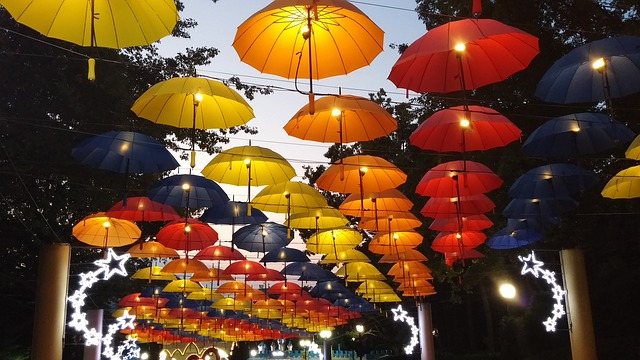
#> input picture assignment1/images/umbrellas.jpg, 640 x 360 px
$ python exercise1.py   (older library calls are emulated)
#> lines starting #> are read from the running program, lines starting #| are printed output that depends on the picture; long printed decimals are rounded
### assignment1/UZ_utils.py
"""
Before the first run, you need to have all necessary Python packages installed. For
that we highly recommend firstly creating Virtual Environment, to have your
development environment seperated from other projects (https://docs.python.org/3/tutorial/venv.html).

In system terminal then run: "pip install numpy opencv-python matplotlib Pillow"
"""

import numpy as np
import cv2
from matplotlib import pyplot as plt
from PIL import Image


def imread(path):
    """
    Reads an image in RGB order. Image type is transformed from uint8 to float, and
    range of values is reduced from [0, 255] to [0, 1].
    """
#> called with path = 'images/umbrellas.jpg'
    I = Image.open(path).convert('RGB')  # PIL image.
#> I is the input picture: PIL image 640x360 RGB; mean R, G, B 105.2, 72.9, 47.4
    I = np.asarray(I)  # Converting to Numpy array.
    I = I.astype(np.float64) / 255
#> I: shape (360, 640, 3) float64
    return I


# [54 lines left out: functions imread_gray, imshow, signal_show, convolve, not called in this run]


# [25 lines that do not run on import are left out]

### assignment1/exercise1.py
import numpy as np
import cv2
from matplotlib import pyplot as plt
from PIL import Image

from UZ_utils import *

# a) ----------------------------------------------------------------------------
Img = imread('images/umbrellas.jpg') # --> Image values are from [0,1] float

# Creation of the plot
plt.subplot(2,2,1)
plt.imshow(Img)
plt.title('Original Image')


# Dimensions
height, width, channels = Img.shape
#> height = 360; width = 640; channels = 3

# b) ----------------------------------------------------------------------------
# I separate each color
I_red = Img[:,:,0]
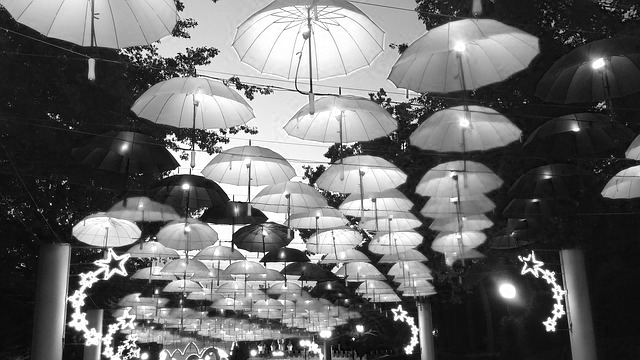
#> I_red: shape (360, 640) float64; min 0, max 1, mean 0.413
I_green = Img[:,:,1]
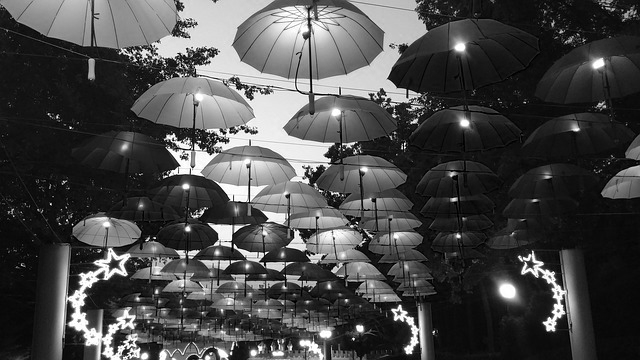
#> I_green: shape (360, 640) float64; min 0, max 1, mean 0.286
I_blue = Img[:,:,2]
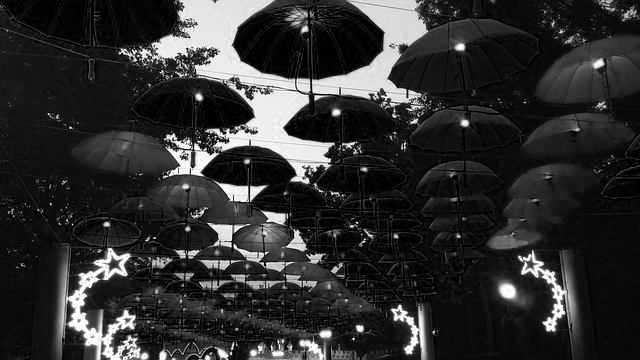
#> I_blue: shape (360, 640) float64; min 0, max 1, mean 0.186

# I sum all 3 channels together and divide by 3 so I get the "value of intensity"
I_gray = ( (I_red + I_green + I_blue) / 3)
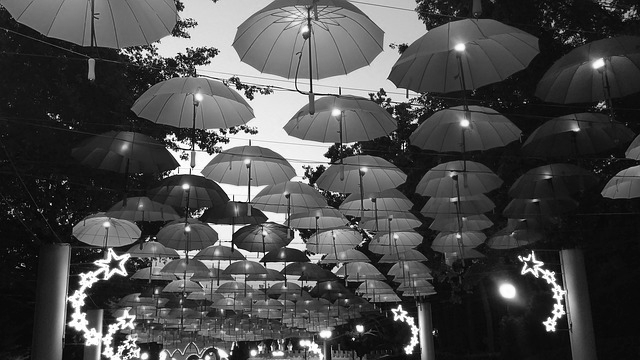
#> I_gray: shape (360, 640) float64; min 0, max 1, mean 0.295
plt.subplot(2,2,2)
plt.imshow(I_gray, cmap="gray")
plt.title('Grayscale')

# c) ----------------------------------------------------------------------------
# Display a specific part of the image using only one channel to have a grayscale image
# I'll use the green channel, and the part of the image will be delimited by 130:260 - height, 240:450 - width
# In the end -> [130:260, 240:450, 1]
I_part = Img[130:260, 240:450, 1]
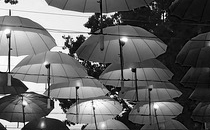
#> I_part: shape (130, 210) float64; min 0, max 1, mean 0.391
plt.subplot(2,2,3)
plt.imshow(I_part, cmap="gray")
plt.title('Chop of the Image')

# d) ----------------------------------------------------------------------------
# Replace only a part of the image inverting it
# I'll use the same part as I_part but on all channels
I_part_inv = 1 - Img[130:260, 240:450, :]
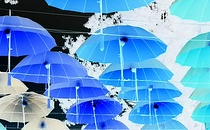
#> I_part_inv: shape (130, 210, 3) float64; mean R, G, B 0.387, 0.609, 0.816
h, w, c= I_part_inv.shape
#> h = 130; w = 210; c = 3
print(h,w,c)
#| 130 210 3
# I save the original image in I_inv
I_inv = Img
# Now I change the part where it is inverted
I_inv[130:260, 240:450, :] = I_part_inv
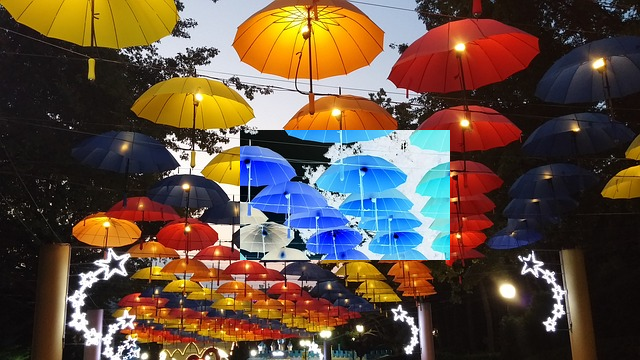
#> I_inv: shape (360, 640, 3) float64; mean R, G, B 0.386, 0.312, 0.261
plt.subplot(2,2,4)
plt.imshow(I_inv)
plt.title('Part of the image inverted')

# Show the plot
plt.show()


# e) ----------------------------------------------------------------------------
I_gray_reduced = I_gray[:,:] * 0.3
print(I_gray[1,1], I_gray_reduced[1,1])
#| 0.4588 0.1376

plt.clf()
plt.subplot(1,2,1)
plt.imshow(I_gray, cmap="gray", vmin=0, vmax=1)
plt.title('Grayscale')

plt.subplot(1,2,2)
plt.imshow(I_gray_reduced, cmap="gray", vmin=0, vmax=1)
plt.title('Grayscale reduced')

plt.show()

$ run again, with assignment1/images/bird.jpg copied over assignment1/images/umbrellas.jpg
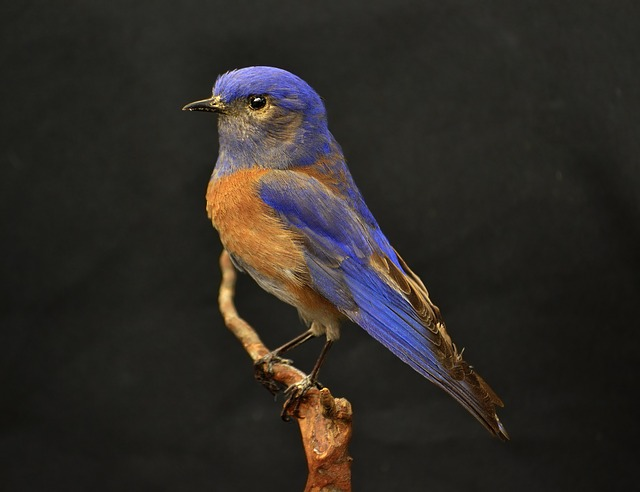
#> input picture assignment1/images/bird.jpg, 640 x 492 px
#> in imread, I is the input picture: PIL image 640x492 RGB; mean R, G, B 46.1, 42.1, 37.6
#> I: shape (492, 640, 3) float64
#> `I_part_inv = 1 - Img[130:260, 240:450, :]`:
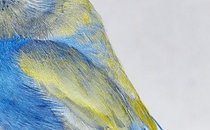
#> I_part_inv: shape (130, 210, 3) float64; mean R, G, B 0.664, 0.717, 0.725
#| 130 210 3
#> `I_inv[130:260, 240:450, :] = I_part_inv`:
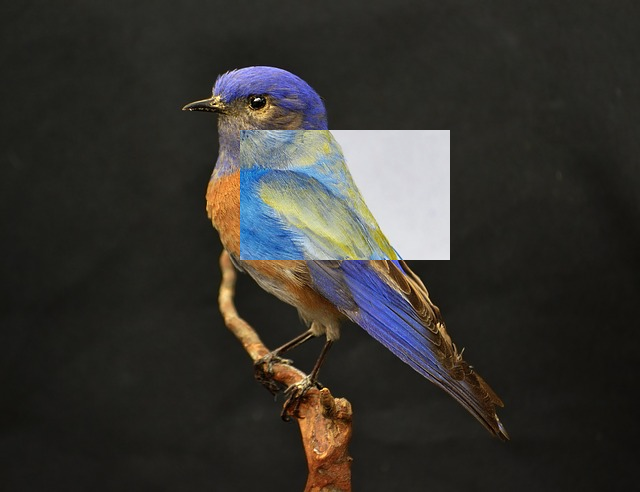
#> I_inv: shape (492, 640, 3) float64; mean R, G, B 0.209, 0.203, 0.187
#| 0.1176 0.03529
